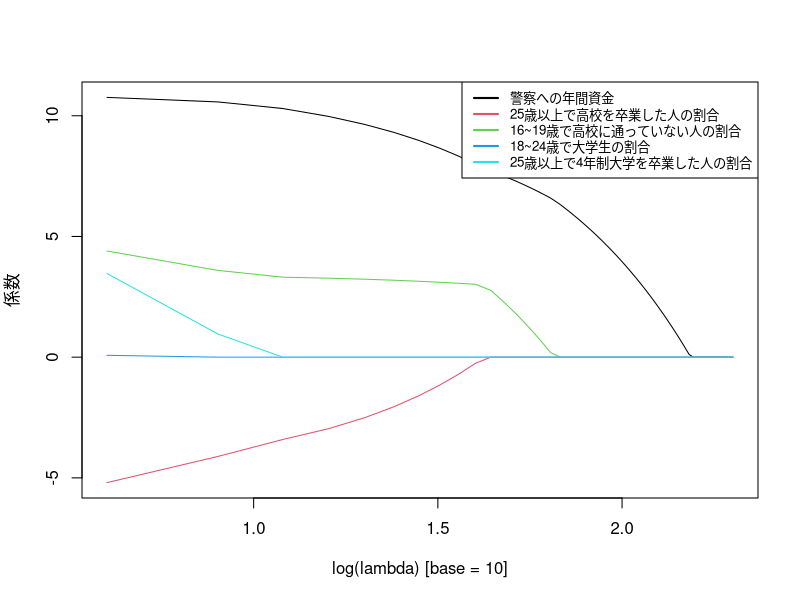

Generate this figure with R:
# Clear Working Memory
rm(list = ls())

# Function for determining formula type
soft_th <- function(lambda, x) {
  # xの絶対値がlambdaの絶対値よりも小さいときは、0を返す。
  # xの絶対値がlambdaの絶対値よりも大きいときは、
  # 二者の絶対値の差に「xの元々の符号」を付けて返す。
  return(sign(x) * pmax(abs(x) - lambda, 0))
}

# Function for centralization
centralize <- function(X, y, standardize = TRUE) {
  X <- as.matrix(X) # DataFrame型の引数Xを行列型に変換。
  n <- nrow(X) # 行列Xの行数
  p <- ncol(X) # 行列Xの列数
  X_bar <- array(dim = p) # 行列Xの各列成分の平均値を格納する配列
  X_sd <- array(dim = p) # 行列Xの各列成分の標準偏差を格納する配列
  
  for (j in 1:p) {
    X_bar[j] <- mean(X[, j]) # 行列X第j列成分の平均値を計算。
    X[, j] <- (X[, j] - X_bar[j]) # 行列X第j列の各成分に対して平均値を引き算。
    X_sd[j] <- sqrt(var(X[, j])) # 行列X第j列成分の標準偏差を計算。
    
    if (standardize == TRUE) {
      X[, j] <- X[, j] / X_sd[j] # 正規化
    }
  }
  
  if (class(y) == "matrix") { # yが行列の時は、各列に対して各列成分平均値を引き算。
    K <- ncol(y)
    y_bar <- array(dim = K)
    
    for (k in 1:K) {
      y_bar[k] <- mean(y[, k])
      y[, k] <- y[, k] - y_bar[k]
    }
  } else { # yがベクトルの時は、ベクトル成分の平均値を各成分から引き算。
    y_bar <- mean(y)
    y <- y - y_bar
  }
  
  return(list(X = X, y = y, X_bar = X_bar, X_sd = X_sd, y_bar = y_bar))
}

# Function for linear Lasso
linear_lasso <- function(X, y, lambda = 0, beta = rep(0, ncol(X))) {
  n <- nrow(X) # データフレームXの行数
  p <- ncol(X) # データフレームXの列数
  
  res <- centralize(X, y) # 引数X, yを中心化。
  X <- res$X # 中心化されたX。
  y <- res$y # 中心化されたy。
  
  eps <- 1 # betaの収束判定用変数を1で初期化。
  beta_old <- beta # beta_oldを引数betaで初期化。
  
  # Lassoのコアルーチン
  while (eps > 0.001) {
    for (j in 1:p) {
      r <- y - as.matrix(X[, -j]) %*% beta[-j]
      beta[j] <- soft_th(lambda, sum(r * X[, j]) / n) / (sum(X[, j] * X[, j]) / n)
    }
    eps <- max(abs(beta - beta_old))
    print(eps)
    beta_old <- beta
  }
  
  beta <- beta / res$X_sd # 各betaの成分を正規化する前の値に戻す
  beta_0 <- res$y_bar - sum(res$X_bar * beta) # Lassoの切片beta_0
  
  return(list(beta = beta, beta_0 = beta_0))
}

# Function for Warm Start
warm_start <- function(X, y, lambda_max = 100) {
  dec <- round(lambda_max / 50)
  lambda_seq <- seq(lambda_max, 1, -dec) # lambdaを大きな値から始めて、徐々に小さくしていく。
  r <- length(lambda_seq) # 用意したlambdaシーケンスの長さ
  p <- ncol(X) # データフレームXの列数
  
  coef_seq <- matrix(nrow = r, ncol = p) # 各lambdaに対するbeta格納用行列
  coef_seq[1, ] <- linear_lasso(X, y, lambda_seq[1])$beta # 最大lambdaの時のbetaを計算。以降の計算の初期値となる。
  
  for (k in 2:r) {
    # 一つ前のlambda値で求めたbeta値を用いて、次のlambda値でのbetaを計算する。
    coef_seq[k, ] <- linear_lasso(X, y, lambda_seq[k], coef_seq[(k - 1), ])$beta
  }
  
  return(coef_seq)
}

# Main routine

crime <- read.table("crime.txt")
X <- crime[, 3:7]
y <- crime[, 1]

coef_seq <- warm_start(X, y, 200)

p <- ncol(X)
lambda_max <- 200
dec <- round(lambda_max / 50)
lambda_seq <- seq(lambda_max, 1, -dec)

plot(log(lambda_seq, base = 10), 
     coef_seq[, 1],
     ylim = c(min(coef_seq), max(coef_seq)), 
     xlab = "log(lambda) [base = 10]",
     ylab = "係数", 
     type = "n") 

for (j in 1:p) {
  lines(log(lambda_seq, base = 10), coef_seq[, j], col = j)
}

legend("topright",
       legend = c("警察への年間資金",
                  "25歳以上で高校を卒業した人の割合",
                  "16~19歳で高校に通っていない人の割合", 
                  "18~24歳で大学生の割合", 
                  "25歳以上で4年制大学を卒業した人の割合"),
       col = 1:p,
       lwd = 2,
       cex = 0.8)
